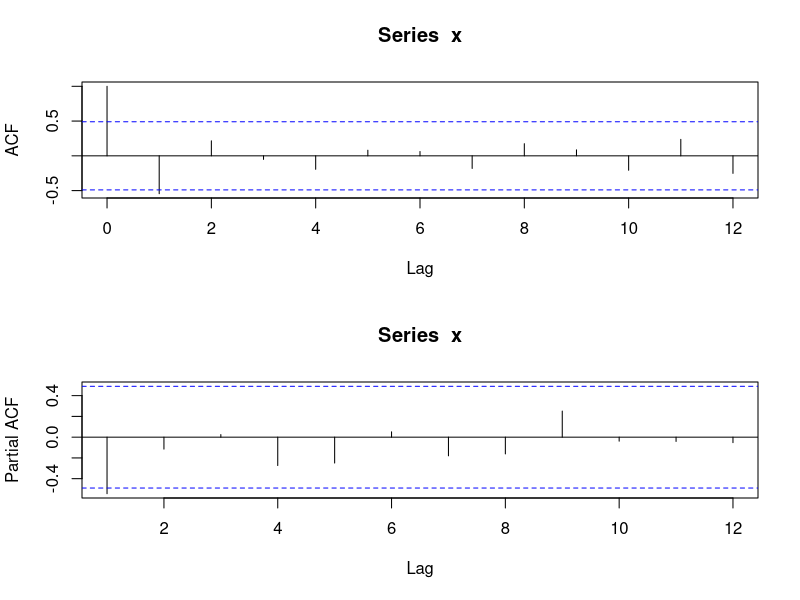
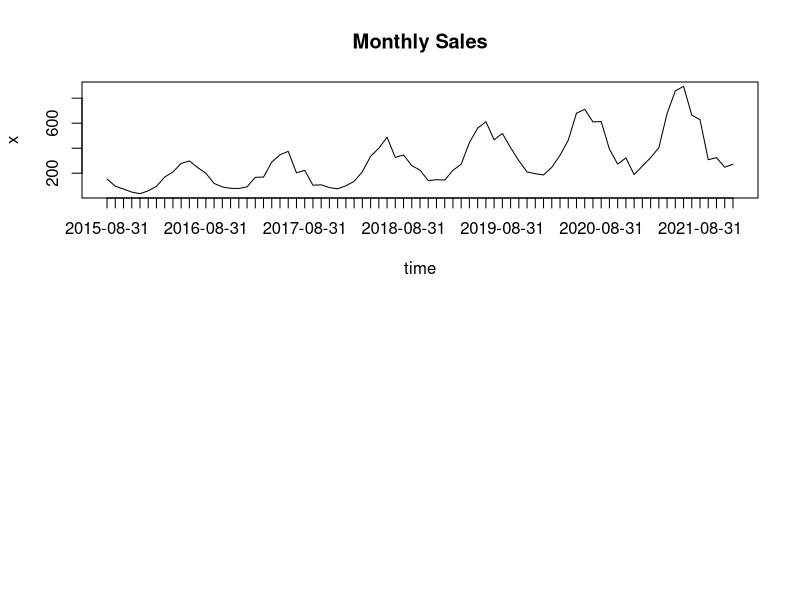
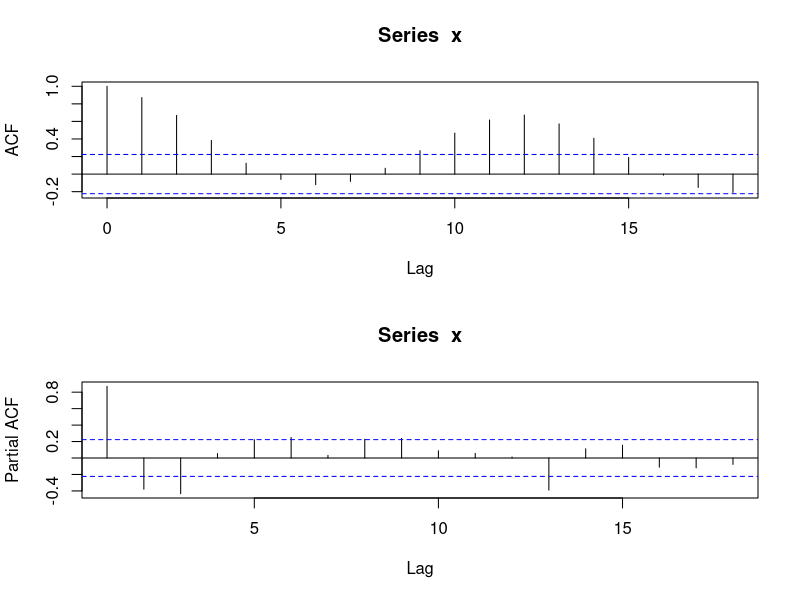
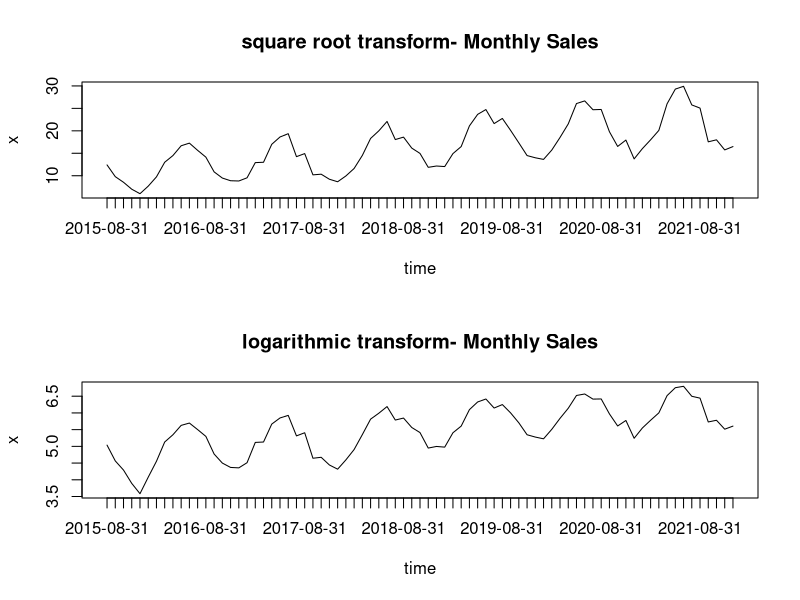
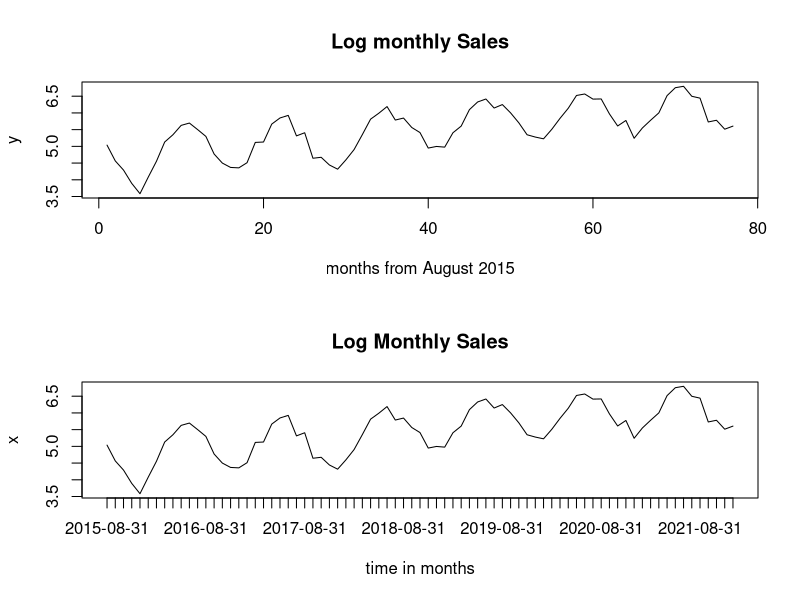
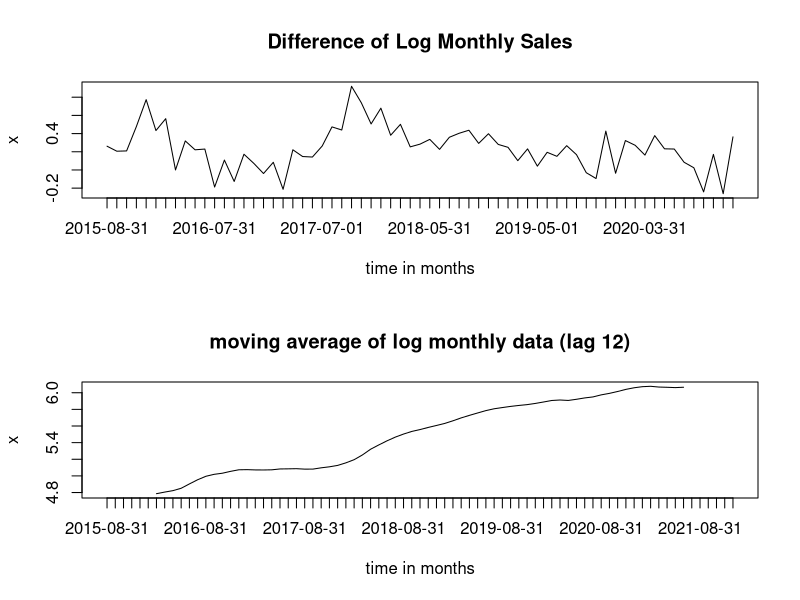
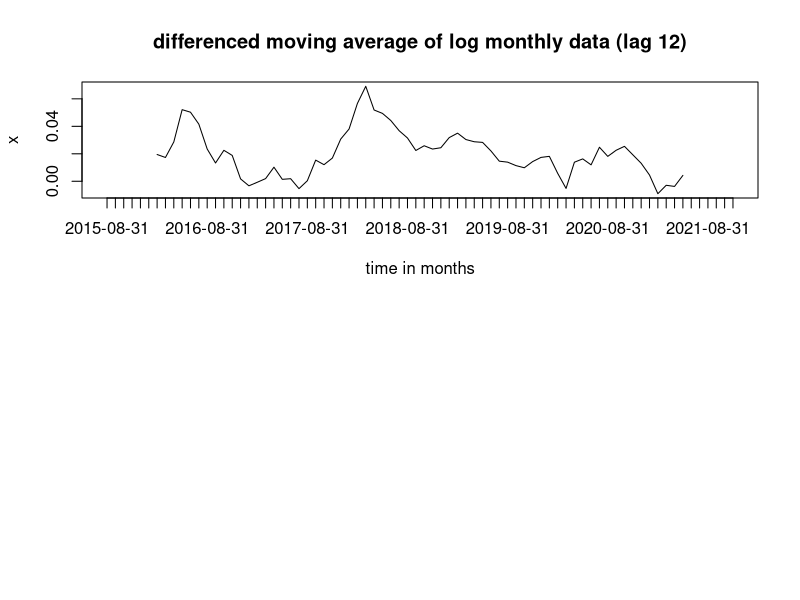
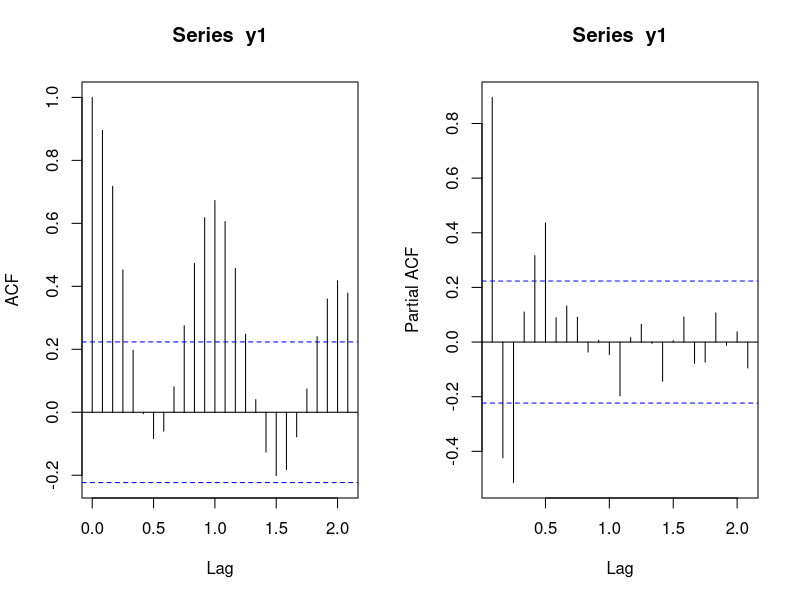

Reproduce these figures in R, in order.
## ---- chunk 1
knitr::opts_chunk$set(echo = TRUE, 
                      warning = FALSE,
                      error = FALSE,
                      message = FALSE,
                      tidy = TRUE,
                      fig.width = 6, 
                      fig.height = 6, 
                      fig.align = "center")
## ---- chunk 2
par(mfrow = c(2, 1))
x = c(1.6, 0.8, 1.2, 0.5, 0.9, 1.1, 1.1, 0.6, 1.5, 0.8, 0.9, 1.2, 0.5, 1.3, 0.8, 1.0)
acf(x)
pacf(x)
## ---- chunk 3
x = c(154, 96, 73, 49, 36, 59, 95, 169, 210, 278, 298, 245, 200, 118, 90, 79, 78, 91, 167,
169, 289, 347, 375, 203, 223, 104, 107, 85, 75, 99, 135, 211, 335, 400, 488, 326, 346, 261,
224, 141, 148, 145, 223, 272, 445, 560, 612, 467, 518, 404, 300, 210, 196, 186, 247, 343, 464,
680, 711, 610, 613, 392, 273, 322, 189, 257, 324, 404, 677, 858, 895, 664, 628, 308, 324, 248, 272)

x1 = ts(x, start =  c(2015, 8), frequency = 12) # using August 2015 as the start date. 
tsp = attributes(x1)$tsp
dates = seq(as.Date("2015-08-31"), by = "month", along = x1)
plot(x1, xaxt = "n", main= "Monthly Sales", ylab="x", xlab="time")
axis(1, at = seq(tsp[1], tsp[2], along = x1), labels = format(dates))
## ---- chunk 4
par(mfrow = c(2, 1))
acf(x)
pacf(x)
## ---- chunk 5
x2 = ts(sqrt(x), start =  c(2015, 8), frequency = 12) # using August 2015 as the start date. 
tsp = attributes(x2)$tsp
dates = seq(as.Date("2015-08-31"), by = "month", along = x2)
plot(x2, xaxt = "n", main= "square root transform- Monthly Sales", ylab="x", xlab="time")
axis(1, at = seq(tsp[1], tsp[2], along = x2), labels = format(dates))


x3 = ts(log(x), start =  c(2015, 8), frequency = 12) # using August 2015 as the start date. 
tsp = attributes(x3)$tsp
dates = seq(as.Date("2015-08-31"), by = "month", along = x3)
plot(x3, xaxt = "n", main= "logarithmic transform- Monthly Sales", ylab="x", xlab="time")
axis(1, at = seq(tsp[1], tsp[2], along = x3), labels = format(dates))
## ---- chunk 6
y = log(x)
plot(y, type = "l", lty = 1, xlab = "months from August 2015")
title("Log monthly Sales")

y1 = log(x1)
tsp = attributes(y1)$tsp
dates = seq(as.Date("2015-08-31"), by = "month", along = y1)
plot(y1, xaxt = "n", main= "Log Monthly Sales", ylab="x", xlab="time in months")
axis(1, at = seq(tsp[1], tsp[2], along = y1), labels = format(dates))
## ---- chunk 7
y2 = diff(y1, lag = 12)
tsp = attributes(y2)$tsp
dates = seq(as.Date("2015-08-31"), by = "month", along = y2)
plot(y2, xaxt = "n", main= "Difference of Log Monthly Sales", ylab="x", xlab="time in months")
axis(1, at = seq(tsp[1], tsp[2], along = y2), labels = format(dates))
## ---- chunk 8
m = 12 
y3 = filter(y1, c(1/(2*m), rep(1/m, m - 1), 1/(2*m)))
tsp = attributes(y3)$tsp
dates = seq(as.Date("2015-08-31"), by = "month", along = y3)
plot(y3, xaxt = "n", main= "moving average of log monthly data (lag 12)", ylab="x", xlab="time in months")
axis(1, at = seq(tsp[1], tsp[2], along = y3), labels = format(dates))
## ---- chunk 9
y4 = diff(y3, lag = 1)
tsp = attributes(y4)$tsp
dates = seq(as.Date("2015-08-31"), by = "month", along = y4)
plot(y4, xaxt = "n", main= "differenced moving average of log monthly data (lag 12)", ylab="x", xlab="time in months")
axis(1, at = seq(tsp[1], tsp[2], along = y4), labels = format(dates))
## ---- chunk 10
par(mfcol = c(1, 2))
y5 = y1 - y3
acf(y1, lag.max = 25)
pacf(y1, lag.max = 25)
## ---- chunk 11
par(mfcol = c(1, 2))
acf(y2, lag.max = 25)
pacf(y2, lag.max = 25)
## ---- chunk 12
par(mfcol = c(1, 2))
acf(y3, na.action=na.pass,lag=25)
pacf(y3, na.action=na.pass,lag=25)
## ---- chunk 13
par(mfcol = c(1, 2))
acf(y4, na.action=na.pass,lag=25)
pacf(y4, na.action=na.pass,lag=25)
## ---- chunk 14
par(mfcol = c(1, 2))
acf(y5, na.action=na.pass,lag=25)
pacf(y5, na.action=na.pass,lag=25)
